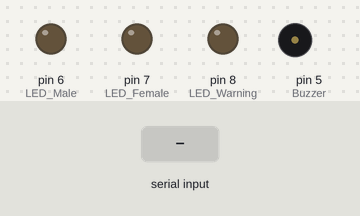
Simulated run of this sketch. Board: Arduino Uno, built with avr-gcc and run on an emulated ATmega328P. On the bench: output pins drawn as LEDs (lit = HIGH), buzzer (waves = sounding). Inputs (shaded band) come from the test bench.

Above: at 1.2 s.
1.3 s: "M" received over Serial
At 1.7 s:
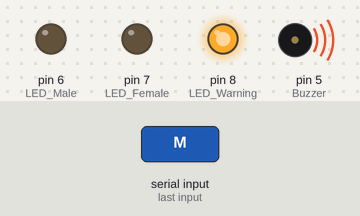
3.3 s: "F" received over Serial
At 3.7 s:
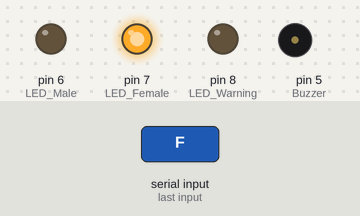
Timing chart, 0 to 6.3 s (numbered marks = the images above; inputs shaded):
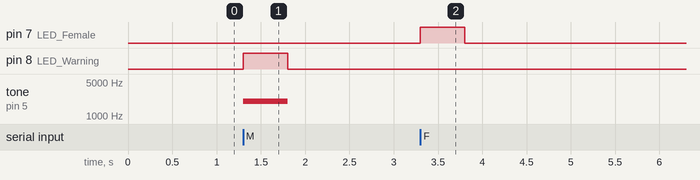

The sketch:

indicator.ino
```cpp
int Buzzer = 5 ;// Buzzer
int LED_Male = 6; // Pin LED_Male
int LED_Female = 7; // Pin LED_Female
int LED_Warning = 8; // Pin LED_Warning
char genderAllowed = 'F';

void setup() {
  Serial.begin(9600); // Baud rate serial harus sama dengan di Python (9600)
  pinMode(LED_Male, OUTPUT);
  pinMode(LED_Female, OUTPUT);
  pinMode(LED_Warning, OUTPUT);
  pinMode(Buzzer, OUTPUT);
}

void loop() {
  if (Serial.available() > 0) {
    char incomingByte = Serial.read(); // Baca input serial

    if (incomingByte == 'M' && incomingByte == genderAllowed) { // Laki-laki
      digitalWrite(LED_Male, HIGH); // LED menyala
      delay(500);
      digitalWrite(LED_Male, LOW); // LED mati
    }
    else if (incomingByte == 'F' && incomingByte == genderAllowed) { // Perempuan
      digitalWrite(LED_Female, HIGH); // LED menyala
      delay(500);
      digitalWrite(LED_Female, LOW); // LED mati
    }
    else if (incomingByte != genderAllowed) {
      digitalWrite(LED_Warning, HIGH); // LED menyala
      tone(Buzzer, 2000);
      delay(500);
      digitalWrite(LED_Warning, LOW); // LED mati
      noTone(Buzzer);
    }
  }
}
```

Measured:
- after the input at 1.3 s, pin 8 (LED_Warning): LOW → HIGH at once, → LOW 0.50 s later; tone on pin 5 (Buzzer): silent → 2000 Hz at once, → silent 0.50 s later
- after the input at 3.3 s, pin 7 (LED_Female): LOW → HIGH at once, → LOW 0.50 s later
